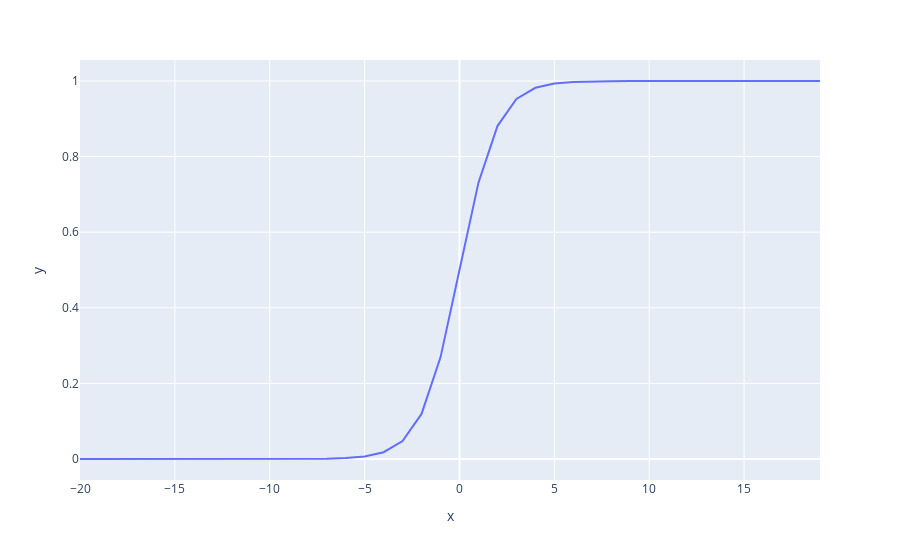

The notebook cell saved with this chart:
### Markdown cell above
Como vimos, una regresion lineal no nos sirve. Necesitamos otra funcion... vamos a usar la funcion sigmoide para ajustar el logaritmo de los las probablidades. Voy a crear un objeto clase de python que tenga las mismas propiedades que las clases de sklearn (fit,predict). Cuando haga el ajuste (fit) voy a minimizar la funcion de costo que vimos en la teoria, usando el algoritmo de descenso de grandiente.


Que es lo que quiero predecir?:

$$
\hat{y}= \beta_{0}+\beta_{1}·x_{1}
$$




$$
\hat{p}=P(y_{i}=clase_{j}|x_{i}=X)
$$


$$
\sigma(z) = \frac{1}{1+e^{-z}}
$$

### Code cell
def sig(z):
    return 1 / (1 + np.exp(-z))
sig(np.arange(-10,10))

px.line( x=np.arange(-20,20), y=sig(np.arange(-20,20)))

### Figure 1 — Plotly figure (JSON) as saved in the notebook; plotly's stock layout.template omitted (floating-point values rounded to 4 significant figures)
{"data": [{"hoverlabel": {"namelength": 0}, "hovertemplate": "x=%{x}<br>y=%{y}", "legendgroup": "", "line": {"color": "#636efa", "dash": "solid"}, "mode": "lines", "name": "", "showlegend": false, "type": "scatter", "x": [-20, -19, -18, -17, -16, -15, -14, -13, -12, -11, -10, -9, -8, -7, -6, -5, -4, -3, -2, -1, 0, 1, 2, 3, 4, 5, 6, 7, 8, 9, 10, 11, 12, 13, 14, 15, 16, 17, 18, 19], "xaxis": "x", "y": [2.061e-09, 5.603e-09, 1.523e-08, 4.14e-08, 1.125e-07, 3.059e-07, 8.315e-07, 2.26e-06, 6.144e-06, 1.67e-05, 4.54e-05, 0.0001234, 0.0003354, 0.0009111, 0.002473, 0.006693, 0.01799, 0.04743, 0.1192, 0.2689, 0.5, 0.7311, 0.8808, 0.9526, 0.982, 0.9933, 0.9975, 0.9991, 0.9997, 0.9999, 1.0, 1.0, 1.0, 1.0, 1.0, 1.0, 1.0, 1.0, 1.0, 1.0], "yaxis": "y"}], "layout": {"legend": {"tracegroupgap": 0}, "margin": {"t": 60}, "xaxis": {"anchor": "y", "domain": [0, 1], "title": {"text": "x"}}, "yaxis": {"anchor": "x", "domain": [0, 1], "title": {"text": "y"}}}}
